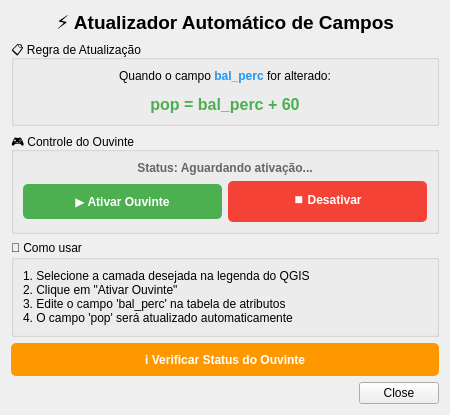
<?xml version="1.0" encoding="UTF-8"?>
<ui version="4.0">
 <class>AtualizadorAutomaticoDialogBase</class>
 <widget class="QDialog" name="AtualizadorAutomaticoDialogBase">
  <property name="geometry">
   <rect>
    <x>0</x>
    <y>0</y>
    <width>450</width>
    <height>350</height>
   </rect>
  </property>
  <property name="windowTitle">
   <string>Atualizador Automático</string>
  </property>
  <layout class="QVBoxLayout" name="verticalLayout">
   <item>
    <widget class="QLabel" name="label_titulo">
     <property name="text">
      <string>&lt;html&gt;&lt;head/&gt;&lt;body&gt;&lt;p align=&quot;center&quot;&gt;&lt;span style=&quot; font-size:14pt; font-weight:600;&quot;&gt;⚡ Atualizador Automático de Campos&lt;/span&gt;&lt;/p&gt;&lt;/body&gt;&lt;/html&gt;</string>
     </property>
     <property name="alignment">
      <set>Qt::AlignCenter</set>
     </property>
    </widget>
   </item>
   <item>
    <widget class="QGroupBox" name="groupBox_info">
     <property name="title">
      <string>📋 Regra de Atualização</string>
     </property>
     <layout class="QVBoxLayout" name="verticalLayout_2">
      <item>
       <widget class="QLabel" name="label_regra">
        <property name="text">
         <string>&lt;html&gt;&lt;head/&gt;&lt;body&gt;&lt;p&gt;Quando o campo &lt;span style=&quot; font-weight:600; color:#2196F3;&quot;&gt;bal_perc&lt;/span&gt; for alterado:&lt;/p&gt;&lt;p align=&quot;center&quot;&gt;&lt;span style=&quot; font-size:12pt; font-weight:600; color:#4CAF50;&quot;&gt;pop = bal_perc + 60&lt;/span&gt;&lt;/p&gt;&lt;/body&gt;&lt;/html&gt;</string>
        </property>
        <property name="alignment">
         <set>Qt::AlignCenter</set>
        </property>
        <property name="wordWrap">
         <bool>true</bool>
        </property>
       </widget>
      </item>
     </layout>
    </widget>
   </item>
   <item>
    <widget class="QGroupBox" name="groupBox_controle">
     <property name="title">
      <string>🎮 Controle do Ouvinte</string>
     </property>
     <layout class="QVBoxLayout" name="verticalLayout_3">
      <item>
       <widget class="QLabel" name="label_status">
        <property name="text">
         <string>Status: Aguardando ativação...</string>
        </property>
        <property name="styleSheet">
         <string>font-weight: bold; color: #666;</string>
        </property>
        <property name="alignment">
         <set>Qt::AlignCenter</set>
        </property>
       </widget>
      </item>
      <item>
       <layout class="QHBoxLayout" name="horizontalLayout">
        <item>
         <widget class="QPushButton" name="button_ativar">
          <property name="text">
           <string>▶️ Ativar Ouvinte</string>
          </property>
          <property name="styleSheet">
           <string>QPushButton {
    background-color: #4CAF50;
    color: white;
    font-weight: bold;
    padding: 10px;
    border-radius: 5px;
}
QPushButton:hover {
    background-color: #45a049;
}</string>
          </property>
          <property name="toolTip">
           <string>Ativa o monitoramento automático na camada ativa</string>
          </property>
         </widget>
        </item>
        <item>
         <widget class="QPushButton" name="button_desativar">
          <property name="text">
           <string>⏹️ Desativar</string>
          </property>
          <property name="styleSheet">
           <string>QPushButton {
    background-color: #f44336;
    color: white;
    font-weight: bold;
    padding: 10px;
    border-radius: 5px;
}
QPushButton:hover {
    background-color: #D32F2F;
}</string>
          </property>
          <property name="toolTip">
           <string>Desativa todos os ouvintes ativos</string>
          </property>
         </widget>
        </item>
       </layout>
      </item>
     </layout>
    </widget>
   </item>
   <item>
    <widget class="QGroupBox" name="groupBox_instrucoes">
     <property name="title">
      <string>📖 Como usar</string>
     </property>
     <layout class="QVBoxLayout" name="verticalLayout_4">
      <item>
       <widget class="QLabel" name="label_instrucoes">
        <property name="text">
         <string>1. Selecione a camada desejada na legenda do QGIS
2. Clique em "Ativar Ouvinte"
3. Edite o campo 'bal_perc' na tabela de atributos
4. O campo 'pop' será atualizado automaticamente</string>
        </property>
        <property name="wordWrap">
         <bool>true</bool>
        </property>
       </widget>
      </item>
     </layout>
    </widget>
   </item>
   <item>
    <widget class="QPushButton" name="button_info">
     <property name="text">
      <string>ℹ️ Verificar Status do Ouvinte</string>
     </property>
     <property name="styleSheet">
      <string>QPushButton {
    background-color: #FF9800;
    color: white;
    font-weight: bold;
    padding: 8px;
    border-radius: 5px;
}
QPushButton:hover {
    background-color: #F57C00;
}</string>
     </property>
     <property name="toolTip">
      <string>Mostra informações sobre os ouvintes ativos</string>
     </property>
    </widget>
   </item>
   <item>
    <widget class="QDialogButtonBox" name="button_box">
     <property name="orientation">
      <enum>Qt::Horizontal</enum>
     </property>
     <property name="standardButtons">
      <set>QDialogButtonBox::Close</set>
     </property>
    </widget>
   </item>
  </layout>
 </widget>
 <resources/>
 <connections>
  <connection>
   <sender>button_box</sender>
   <signal>rejected()</signal>
   <receiver>AtualizadorAutomaticoDialogBase</receiver>
   <slot>reject()</slot>
   <hints>
    <hint type="sourcelabel">
     <x>20</x>
     <y>20</y>
    </hint>
    <hint type="destinationlabel">
     <x>20</x>
     <y>20</y>
    </hint>
   </hints>
  </connection>
 </connections>
</ui>
